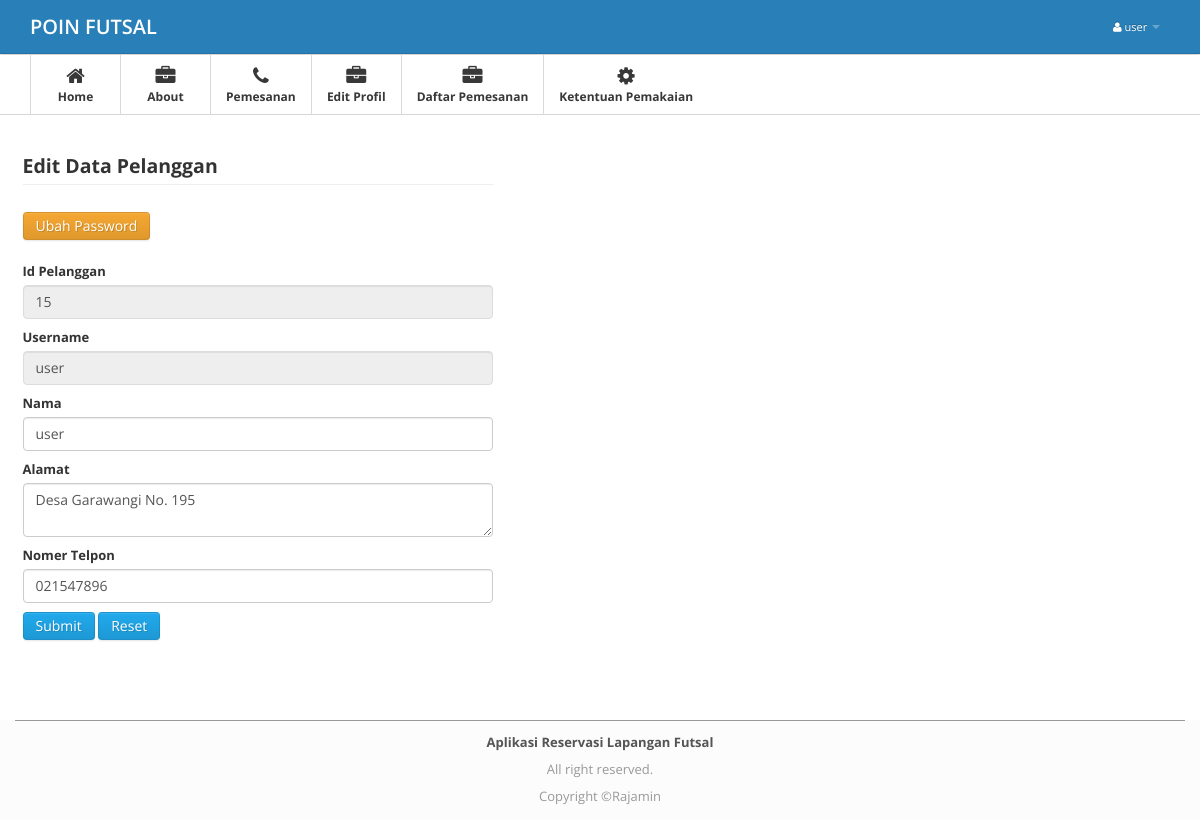
The app's page /index.php?modul=usr (signed in) with its own data.
### tables this page shows
CREATE TABLE IF NOT EXISTS `pelanggan` (
`id_pelanggan` int(11) NOT NULL,
  `username` varchar(20) NOT NULL,
  `password` varchar(40) NOT NULL,
  `nama` varchar(35) NOT NULL,
  `nama_klub` varchar(30) NOT NULL,
  `email` varchar(35) NOT NULL,
  `alamat` text NOT NULL,
  `no_telpon` char(12) NOT NULL
);

### modul/usr.php (the view, shortened to what this page needs)
<div class="main">
    <div class="main-inner">
        <div class="container">
          <div class="row">
            <div class="span5">
            <?php
                  $data=mysql_fetch_array(mysql_query("SELECT * FROM pelanggan WHERE username='$_SESSION[usernamepengunjung]'"));
                     ?>
                    <legend><b>Edit Data Pelanggan</b> </legend>
                    <form method=POST action="index.php?modul=aksi_usr" enctype='multipart/form-data'>
                       <a href="<?php echo $data['id_pelanggan']; ?>" class="btn btn-warning btn-sm" data-remote="false" data-toggle="modal" data-target="#notifpassword"> Ubah Password</a>
                       <br /><br />
                      <label class="control-label" ><b>Id Pelanggan</b></label>
                      <input name="kode" class="form-control" value="<?php echo $data['id_pelanggan']; ?>" type="text"  readonly>
                      <label class="control-label" ><b>Username</b></label>
                      <input name="username" class="form-control" value="<?php echo $data['username']; ?>" type="text"  readonly>
                      <label class="control-label" ><b>Nama</b></label>
                      <input name="nama" class="form-control" value="<?php echo $data['nama']; ?>" type="text"  required>
                      <label class="control-label" ><b>Alamat</b></label>
                      <textarea name="alamat" class="form-control" type="text" required><?php echo $data['alamat']; ?></textarea>
                      <label class="control-label" ><b>Nomer Telpon</b></label>
                      <input name="no_telpon" class="form-control" value="<?php echo $data['no_telpon']; ?>" type="tel" maxlength="15" onKeyUp="return checkInput(this);" required>
                      <input type="submit" class="btn btn-primary">
                      <input type="reset" class="btn btn-primary">
                    </form>
            </div>
        </div>
    </div>
</div>
</div>

### css/style.css (style rules this page uses)
body { background: #FFFFFF; font: 13px/1.7em 'Open Sans'; }
input, button, select, textarea { font-family: 'Open Sans'; }
.main { padding-bottom: 2em; border-bottom: 0px solid #000; }

### records on screen
pelanggan: kode "15", username "user", nama "user", alamat "Desa Garawangi No. 195", no_telpon "021547896"

### other values on screen
$_SESSION['namapengunjung'] "user"
